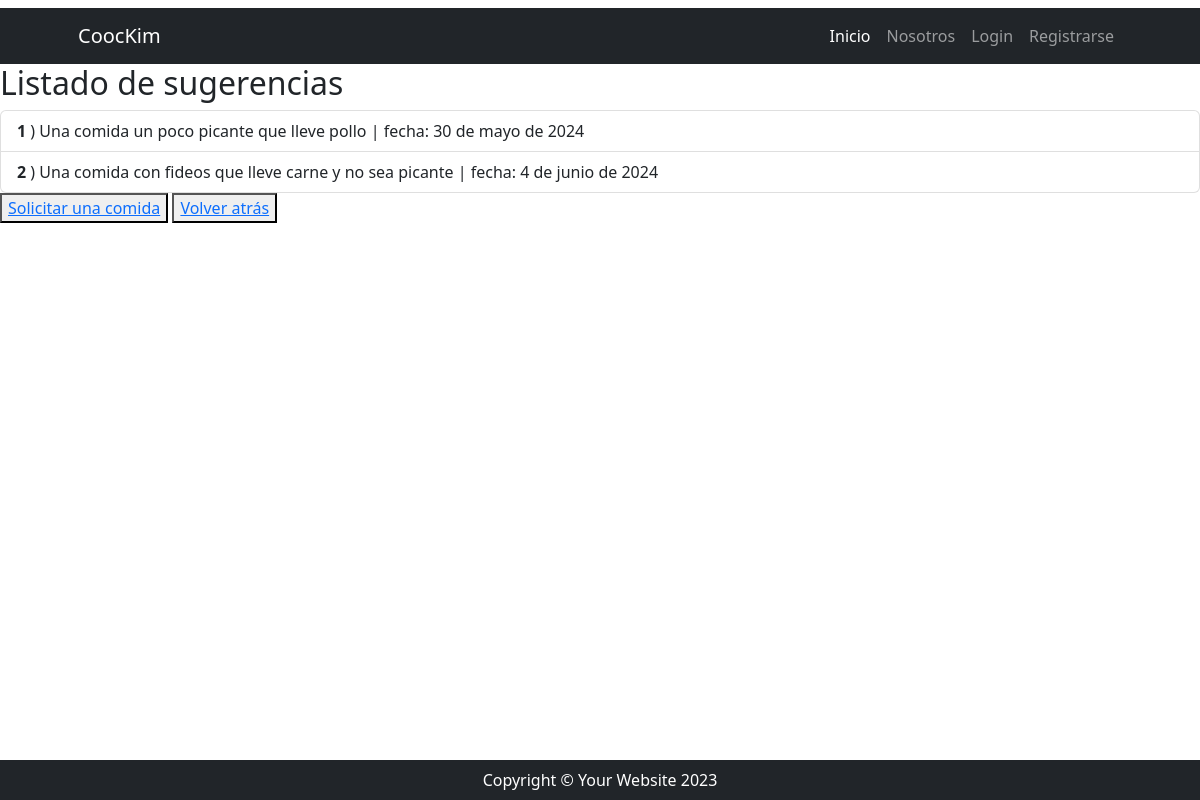
The app's page /comidas/comidas/sugerencias, older data.
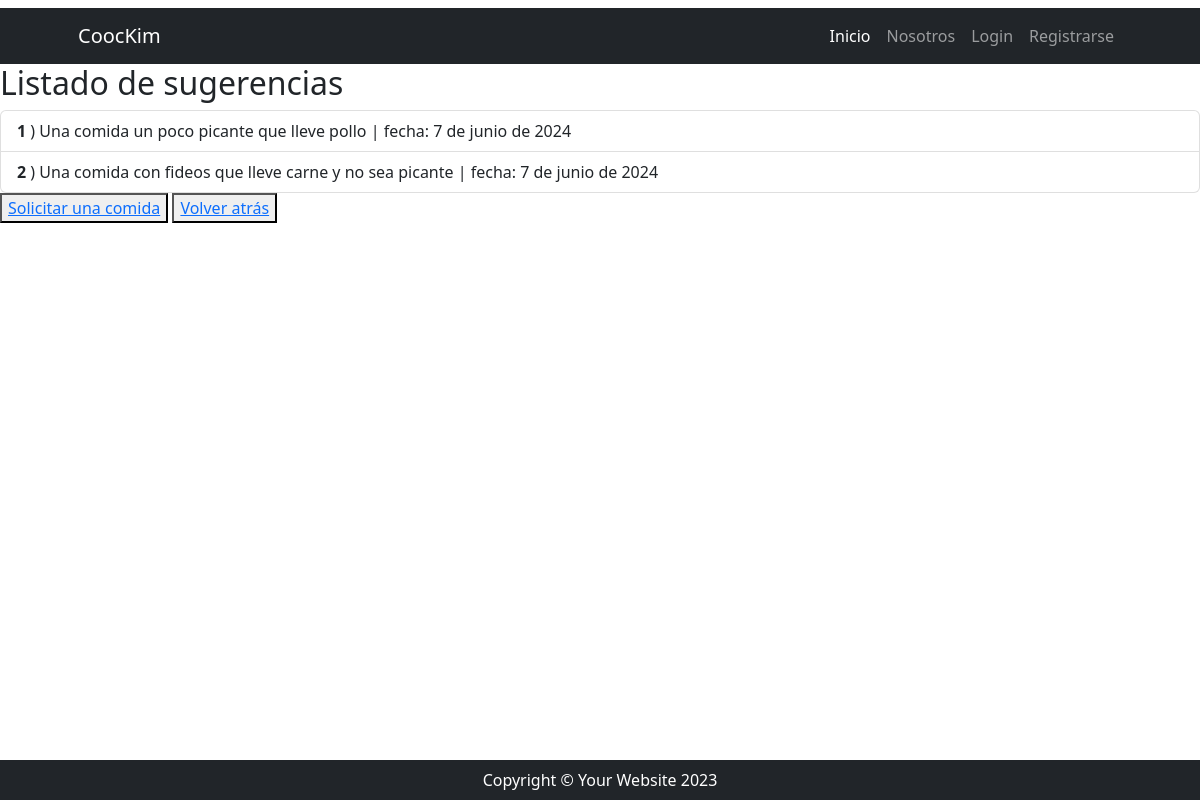
The same page, newer data.
### recetas/models.py (models this page shows, shortened)
class Ver_sugerencias(models.Model):
    pedido = models.CharField(max_length=500)
    fecha = models.DateField(default=datetime.date.today)
    numero = models.AutoField(primary_key=True)

### recetas/views.py (the view)
# urls.py: path("comidas/sugerencias", Ver_sugerenciasList.as_view(), name= "lista_sugerencias"),
class Ver_sugerenciasList(ListView):
    model = Ver_sugerencias
    template_name = "recetas/lista_sugerencias.html"
    context_object_name = "sugerencias"

### recetas/templates/recetas/lista_sugerencias.html (shortened to what this page needs)
{% extends 'core/base.html' %}
{% block contenido %}
<h1 class="h2">Listado de sugerencias</h1>
<ul class="list-group">
  {% for sugerencia in sugerencias %}
    <li class="list-group-item">
      <span class="fw-bold">{{ sugerencia.numero }}</span> )  {{ sugerencia.pedido }} | fecha: {{ sugerencia.fecha }}
    </li>
  {% endfor %}
</ul>
    <button><a href="{% url 'recetas:agregar_sugerencias' %}">Solicitar una comida</a></button>
    <button><a href="{% url 'core:index' %}">Volver atrás</a></button>
{% endblock contenido %}

Row changes from the older to the newer data that the page shows:
computed for Ver_sugerencias "Una comida un poco picante que lleve pollo": fecha "30 de mayo de 2024" → "7 de junio de 2024"
changed Ver_sugerencias "Una comida con fideos que lleve carne y no sea picante": fecha "4 de junio de 2024" → "7 de junio de 2024"
